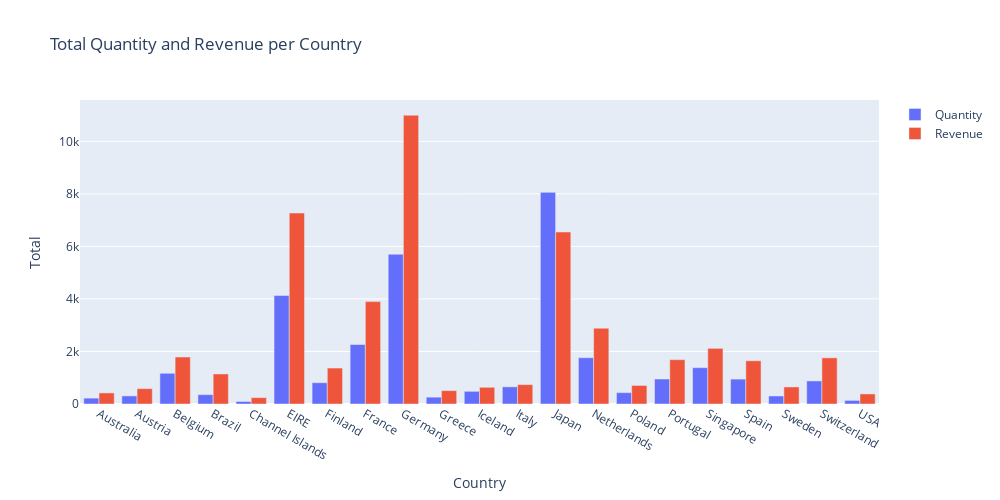

The notebook cell saved with this chart:
### Code cell
traces = [go.Bar(x=total_revenue.index, y=total_revenue[column], name=column) for column in total_revenue.columns]

layout = go.Layout(barmode="group", width=1000, height=500,
                   xaxis=go.layout.XAxis(title=go.layout.xaxis.Title(text="Country")),
                   yaxis=go.layout.YAxis(title=go.layout.yaxis.Title(text="Total")),
                   title=go.layout.Title(text="Total Quantity and Revenue per Country"))

py.iplot(go.Figure(data=traces, layout=layout))

### Figure 1 — Plotly figure (JSON) as saved in the notebook; plotly's stock layout.template omitted (floating-point values rounded to 4 significant figures)
{"data": [{"name": "Quantity", "type": "bar", "x": ["Australia", "Austria", "Belgium", "Brazil", "Channel Islands", "EIRE", "Finland", "France", "Germany", "Greece", "Iceland", "Italy", "Japan", "Netherlands", "Poland", "Portugal", "Singapore", "Spain", "Sweden", "Switzerland", "USA"], "y": [224, 308, 1170, 356, 96, 4129, 810, 2265, 5702, 260, 483, 653, 8058, 1762, 432, 951, 1384, 948, 306, 878, 137]}, {"name": "Revenue", "type": "bar", "x": ["Australia", "Austria", "Belgium", "Brazil", "Channel Islands", "EIRE", "Finland", "France", "Germany", "Greece", "Iceland", "Italy", "Japan", "Netherlands", "Poland", "Portugal", "Singapore", "Spain", "Sweden", "Switzerland", "USA"], "y": [421.6, 584.8, 1788.0, 1144.0, 243.0, 7270.0, 1369.0, 3899.0, 10990.0, 509.7, 636.2, 737.8, 6549.0, 2887.0, 705.8, 1688.0, 2119.0, 1646.0, 649.1, 1757.0, 383.9]}], "layout": {"barmode": "group", "height": 500, "title": {"text": "Total Quantity and Revenue per Country"}, "width": 1000, "xaxis": {"title": {"text": "Country"}}, "yaxis": {"title": {"text": "Total"}}}}
